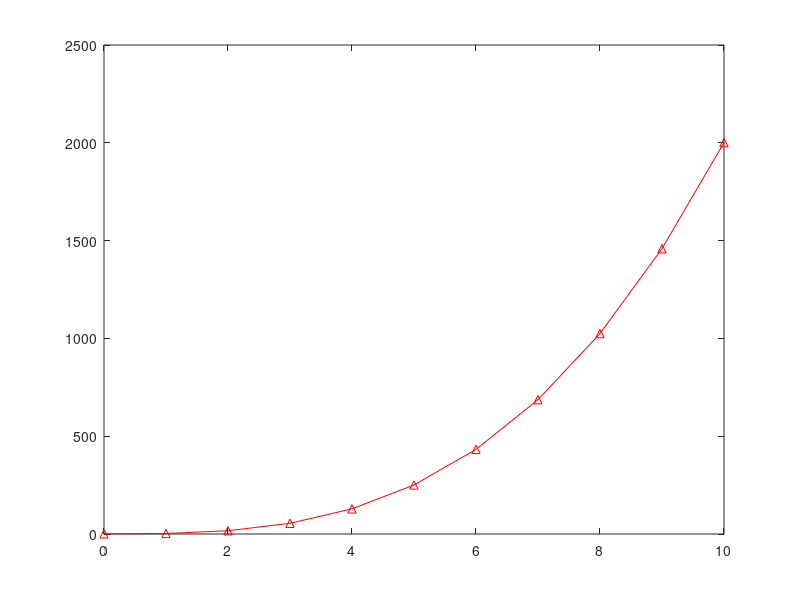

Here is the MATLAB script that generated this plot: (Note: this script raises an error after producing the figure.)
clc
clear all 
close all

X = 0:10;
Y = 2 * X.^3 + rand(1);
plot(X,Y,'-r^');
hold on

y = [];
for i = 0:0.5:10
    y  = [y;[i,LinearInterpolation(X,Y,i)]];
end

plot(y(:,1),y(:,2),'-ob')


function [y] = LinearInterpolation(X,Y,x)

    start = 1;
    ending = length(X);
    if X(start) == x
        y = Y(start);
        return;
    end
    
    if X(ending) == x
        y = Y(ending);
        return;
    end

    Flag = 0;
    
    while Flag == 0
        mid = round(0.5 * (start + ending));
        if x == mid
            y = Y(mid);
            Flag = 1;
            break;
        elseif x < mid
            ending =  mid;
        else
            start = mid;
        end
        
        if (ending - start) == 1;
            Flag = 1;
        end
    end
    y = Y(start)  + (x - X(start))/(X(ending) - X(start)) * (Y(ending) - Y(start));
    
end
